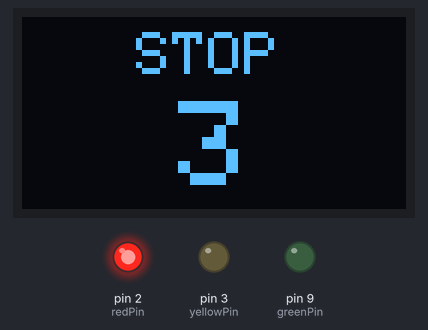
Bench run of a sketch on a simulated Arduino Uno, built with avr-gcc and run on an emulated ATmega328P. Shown: 128×64 one-colour display, output pins drawn as LEDs (lit = HIGH).

Above: at 0.1 s.
At 1.1 s:
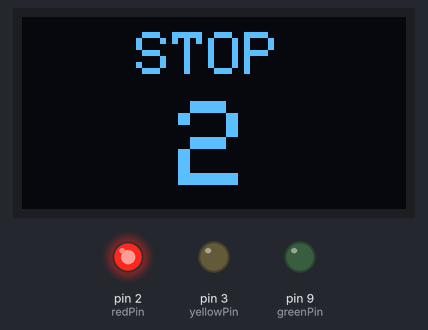
At 2.2 s:
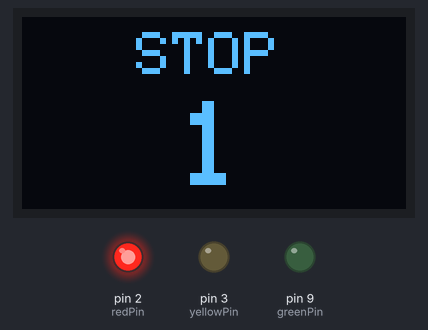
At 4.2 s:
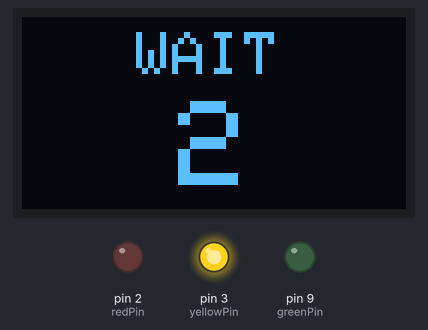
At 6.3 s:
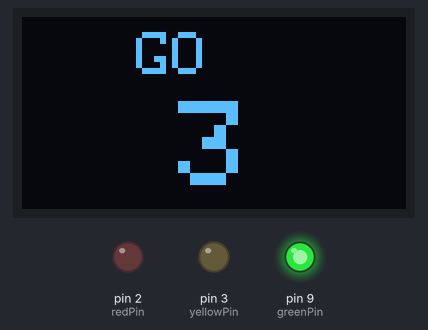
At 8.3 s:
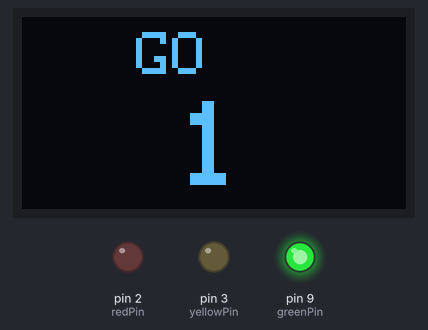
Timing chart, 0 to 38.5 s (numbered marks = the images above):
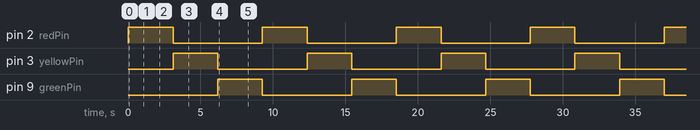

Measured:
- by itself, pin 2 (redPin), pin 3 (yellowPin), pin 9 (greenPin): alternates HIGH for 3.1 s and LOW for 6.2 s
- by itself, everything shown: repeats every 9.2 s, in 9 steps
- what the display in image 1 shows lasts 1.0 s, from 1.1 s to 2.1 s

The sketch:

Traffic_Light_OLED.ino
```cpp
#include <Wire.h>
#include <Adafruit_GFX.h>
#include <Adafruit_SSD1306.h>

#define SCREEN_WIDTH 128
#define SCREEN_HEIGHT 64
#define OLED_RESET    -1

Adafruit_SSD1306 display(SCREEN_WIDTH, SCREEN_HEIGHT, &Wire, OLED_RESET);

// Define LED pins
const int redPin = 2;
const int yellowPin = 3;
const int greenPin = 9;

void setup() {
  pinMode(redPin, OUTPUT);
  pinMode(yellowPin, OUTPUT);
  pinMode(greenPin, OUTPUT);

  // Initialize the OLED screen (0x3C is the most common I2C address)
  if(!display.begin(SSD1306_SWITCHCAPVCC, 0x3C)) {
    for(;;); // Loop forever if OLED initialization fails
  }

  // Clear the display buffer and set text color
  display.clearDisplay();
  display.setTextColor(WHITE);
}

void loop() {
  // 1. RED LIGHT PHASE (Turns on Red, turns off Green)
  runTrafficPhase(redPin, greenPin, "STOP");

  // 2. YELLOW LIGHT PHASE (Turns on Yellow, turns off Red)
  runTrafficPhase(yellowPin, redPin, "WAIT");

  // 3. GREEN LIGHT PHASE (Turns on Green, turns off Yellow)
  runTrafficPhase(greenPin, yellowPin, "GO");
}

void runTrafficPhase(int turnOnPin, int turnOffPin, String message) {
  // Switch the LEDs
  digitalWrite(turnOnPin, HIGH);
  digitalWrite(turnOffPin, LOW);

  // Run the 3 to 1 countdown
  for (int i = 3; i > 0; i--) {
    display.clearDisplay();

    // Display the phase message (STOP, WAIT, GO)
    display.setTextSize(2);
    display.setCursor(38, 5);
    display.print(message);

    // Display the countdown number
    display.setTextSize(4);
    display.setCursor(52, 28);
    display.print(i);

    // Push the updated graphics to the screen
    display.display();

    delay(1000);
  }
}
```
